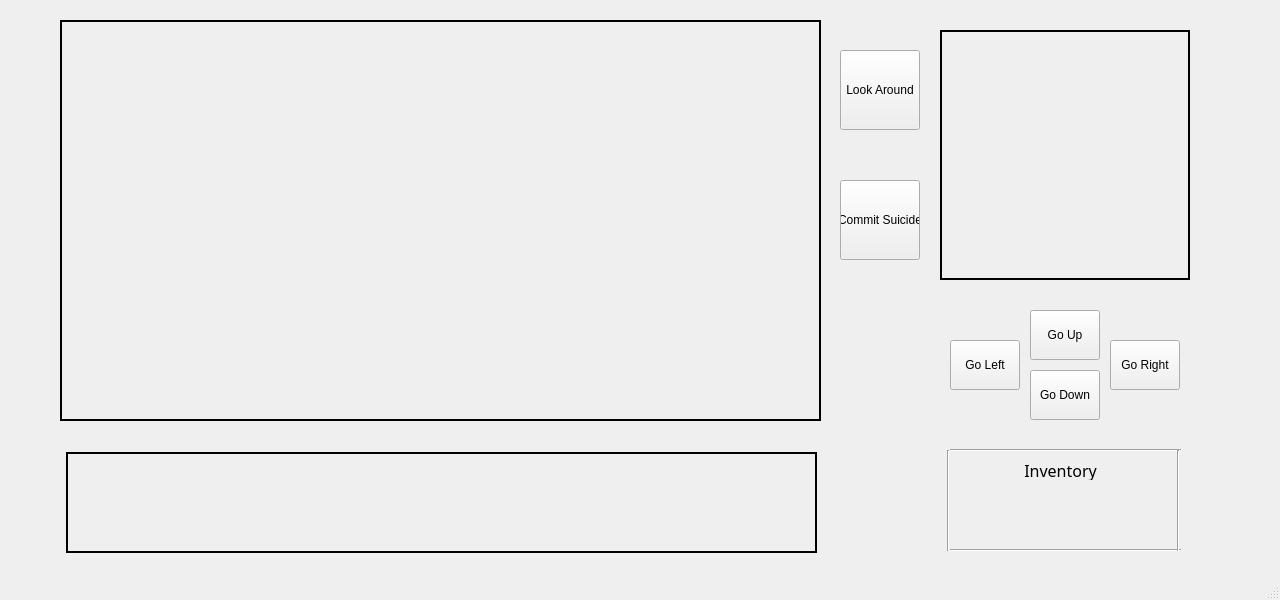
<?xml version="1.0" encoding="UTF-8"?>
<ui version="4.0">
 <class>GameWindow</class>
 <widget class="QMainWindow" name="GameWindow">
  <property name="geometry">
   <rect>
    <x>0</x>
    <y>0</y>
    <width>1280</width>
    <height>600</height>
   </rect>
  </property>
  <property name="sizePolicy">
   <sizepolicy hsizetype="Fixed" vsizetype="Fixed">
    <horstretch>0</horstretch>
    <verstretch>0</verstretch>
   </sizepolicy>
  </property>
  <property name="focusPolicy">
   <enum>Qt::NoFocus</enum>
  </property>
  <property name="windowTitle">
   <string>MainWindow</string>
  </property>
  <widget class="QWidget" name="centralwidget">
   <widget class="QPushButton" name="lookAroundButton">
    <property name="geometry">
     <rect>
      <x>840</x>
      <y>50</y>
      <width>80</width>
      <height>80</height>
     </rect>
    </property>
    <property name="text">
     <string>Look Around</string>
    </property>
   </widget>
   <widget class="QPushButton" name="goNorthButton">
    <property name="geometry">
     <rect>
      <x>1030</x>
      <y>310</y>
      <width>70</width>
      <height>50</height>
     </rect>
    </property>
    <property name="text">
     <string>Go Up</string>
    </property>
   </widget>
   <widget class="QPushButton" name="goSouthButton">
    <property name="geometry">
     <rect>
      <x>1030</x>
      <y>370</y>
      <width>70</width>
      <height>50</height>
     </rect>
    </property>
    <property name="text">
     <string>Go Down</string>
    </property>
   </widget>
   <widget class="QPushButton" name="goWestButton">
    <property name="geometry">
     <rect>
      <x>950</x>
      <y>340</y>
      <width>70</width>
      <height>50</height>
     </rect>
    </property>
    <property name="text">
     <string>Go Left</string>
    </property>
   </widget>
   <widget class="QPushButton" name="goEastButton">
    <property name="geometry">
     <rect>
      <x>1110</x>
      <y>340</y>
      <width>70</width>
      <height>50</height>
     </rect>
    </property>
    <property name="text">
     <string>Go Right</string>
    </property>
   </widget>
   <widget class="QLabel" name="mapLabel">
    <property name="geometry">
     <rect>
      <x>940</x>
      <y>30</y>
      <width>250</width>
      <height>250</height>
     </rect>
    </property>
    <property name="frameShape">
     <enum>QFrame::WinPanel</enum>
    </property>
    <property name="frameShadow">
     <enum>QFrame::Plain</enum>
    </property>
    <property name="text">
     <string/>
    </property>
   </widget>
   <widget class="QLabel" name="roomLabel">
    <property name="geometry">
     <rect>
      <x>60</x>
      <y>20</y>
      <width>761</width>
      <height>401</height>
     </rect>
    </property>
    <property name="frameShape">
     <enum>QFrame::WinPanel</enum>
    </property>
    <property name="frameShadow">
     <enum>QFrame::Plain</enum>
    </property>
    <property name="text">
     <string/>
    </property>
   </widget>
   <widget class="QLabel" name="outputConsole">
    <property name="geometry">
     <rect>
      <x>66</x>
      <y>452</y>
      <width>751</width>
      <height>101</height>
     </rect>
    </property>
    <property name="font">
     <font>
      <family>AR BERKLEY</family>
      <pointsize>14</pointsize>
     </font>
    </property>
    <property name="autoFillBackground">
     <bool>true</bool>
    </property>
    <property name="frameShape">
     <enum>QFrame::Box</enum>
    </property>
    <property name="lineWidth">
     <number>2</number>
    </property>
    <property name="text">
     <string/>
    </property>
    <property name="alignment">
     <set>Qt::AlignCenter</set>
    </property>
    <property name="wordWrap">
     <bool>true</bool>
    </property>
   </widget>
   <widget class="QPushButton" name="killButton">
    <property name="geometry">
     <rect>
      <x>840</x>
      <y>180</y>
      <width>80</width>
      <height>80</height>
     </rect>
    </property>
    <property name="text">
     <string>Commit Suicide</string>
    </property>
   </widget>
   <widget class="QLabel" name="label">
    <property name="geometry">
     <rect>
      <x>950</x>
      <y>460</y>
      <width>221</width>
      <height>20</height>
     </rect>
    </property>
    <property name="font">
     <font>
      <family>AR BERKLEY</family>
      <pointsize>12</pointsize>
     </font>
    </property>
    <property name="text">
     <string>Inventory</string>
    </property>
    <property name="alignment">
     <set>Qt::AlignCenter</set>
    </property>
   </widget>
   <widget class="Line" name="line">
    <property name="geometry">
     <rect>
      <x>950</x>
      <y>440</y>
      <width>231</width>
      <height>20</height>
     </rect>
    </property>
    <property name="orientation">
     <enum>Qt::Horizontal</enum>
    </property>
   </widget>
   <widget class="Line" name="line_2">
    <property name="geometry">
     <rect>
      <x>950</x>
      <y>540</y>
      <width>231</width>
      <height>20</height>
     </rect>
    </property>
    <property name="orientation">
     <enum>Qt::Horizontal</enum>
    </property>
   </widget>
   <widget class="Line" name="line_3">
    <property name="geometry">
     <rect>
      <x>940</x>
      <y>450</y>
      <width>16</width>
      <height>101</height>
     </rect>
    </property>
    <property name="orientation">
     <enum>Qt::Vertical</enum>
    </property>
   </widget>
   <widget class="Line" name="line_4">
    <property name="geometry">
     <rect>
      <x>1170</x>
      <y>450</y>
      <width>16</width>
      <height>101</height>
     </rect>
    </property>
    <property name="orientation">
     <enum>Qt::Vertical</enum>
    </property>
   </widget>
  </widget>
  <widget class="QStatusBar" name="statusbar"/>
  <action name="actionNew_Game">
   <property name="text">
    <string>New Game</string>
   </property>
  </action>
  <action name="actionSave_Game">
   <property name="text">
    <string>Save Game</string>
   </property>
  </action>
  <action name="actionLoad_Game">
   <property name="text">
    <string>Load Game</string>
   </property>
  </action>
  <action name="actionExit">
   <property name="text">
    <string>Exit</string>
   </property>
  </action>
 </widget>
 <resources/>
 <connections/>
</ui>
